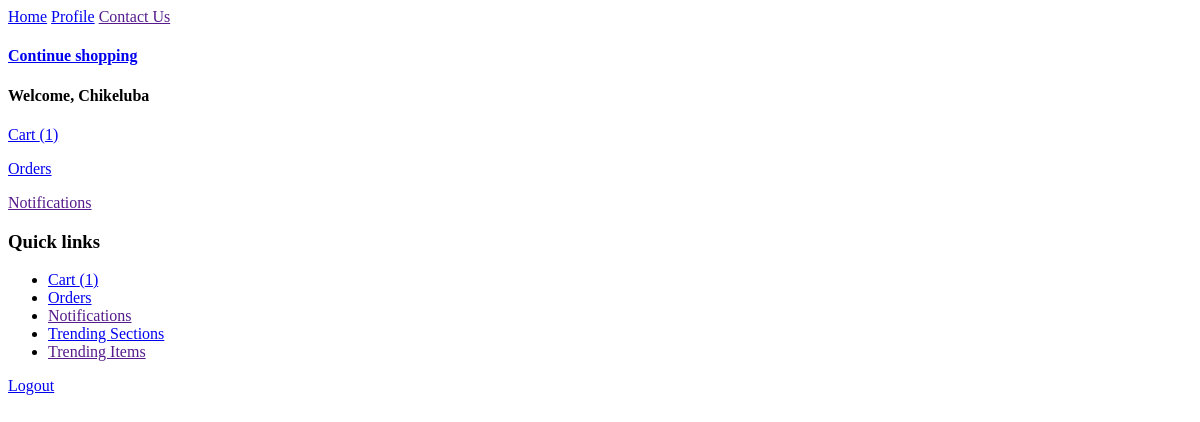
The page /profile/ (signed in) on the database as committed earlier.
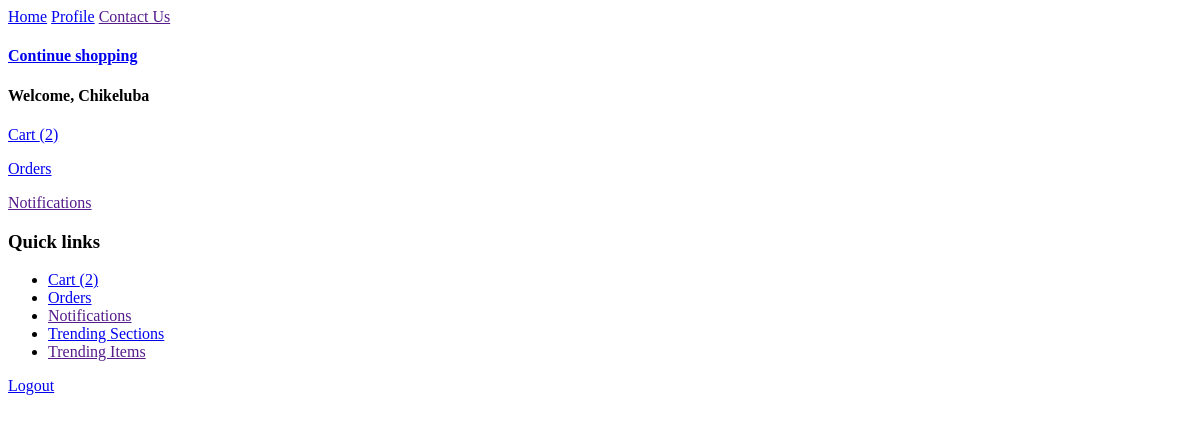
The same page on the database as committed later.
### login/models/usermodel.py (models this page shows, shortened)
class User(AbstractBaseUser):
    first_name = models.CharField(
        max_length = 40,
        default="first name",
    )
    last_name = models.CharField(
        max_length=40,
        default="last name",
    )
    email = models.EmailField(
        max_length=40,
        unique=True,
        verbose_name = "email address",
        default="useremail@mail.com",
    )
    date_of_birth = models.DateField(default=date.today)
    about_user = models.TextField(
        max_length=300,
        blank=True,
    )
    country_of_residence = models.CharField(
        max_length=100,
        blank=True,
        )
    state_of_residence = models.CharField(
        max_length=100,
        blank=True,
        )
    city_of_residence = models.CharField(
        max_length=100,
        blank=True,
        )
    street_address = models.TextField(
        max_length=300,
        blank=True,
        )
    is_active = models.BooleanField(default=True)
    is_admin = models.BooleanField(default=False)
    objects = UserManager()
    USERNAME_FIELD = "email"
    EMAIL_FIELD = "email"
    REQUIRED_FIELDS = [
        "date_of_birth",
        "first_name",
        "last_name",
        ]
    def __str__(self):
        if self.first_name:
            return self.first_name
        else:
            return self.email

### user_profile/models/cartmodel.py (models this page shows, shortened)
class Cart(models.Model):
    user = models.OneToOneField(
        User,
        on_delete=models.CASCADE,
    )
    items = models.ManyToManyField(
        Item,
    )
    carts = models.Manager()

### user_profile/views/profile_indexview.py (the view)
# urls.py: path("", views.IndexView.as_view(), name='index'),
class IndexView(View):
    def get(self, request):
        return render(request, 'user_profile/profile_indexview.html')

### user_profile/templates/user_profile/profile_indexview.html
{% extends 'base_profile_template.html' %}
{% block SECTION_CONTENT %}
<h4>
    <p>Welcome, {{user|title}}</p>
</h4>
<p>
    <a href="{% url 'profile:cart' %}">Cart
        {% if user.cart.items %}
        ({{user.cart.items.count}})
        {% else %}
        (0)
        {% endif %}
    </a>
</p>
<p>
    <a href="{% url 'profile:orders' %}">Orders</a>
</p>
<p>
    <a href="">Notifications</a>
</p>
{% endblock SECTION_CONTENT %}

### eShop/templates/baseview.html (shortened to what this page needs)
<!DOCTYPE html>
<html lang="en">
<head>
</head>
<body>
    <div class="topnav">
        {% block NAV_BAR %}
        <a class="active" href="{% url 'home' %}">Home</a>
        {% if user.pk != None %}
        <a href="{% url 'profile:index' %}">Profile</a>
        {% else %}
        <a href="{% url 'login:login' %}">Login</a>
        {% endif %}
        <a href="">Contact Us</a>
        {% endblock NAV_BAR %}
    </div>
    <div id="base_section_content">
        {% block BASE_SECTION_CONTENT %}{% endblock BASE_SECTION_CONTENT %}
    </div>
    <div id="sidebar">
        {% block SIDEBAR %}
        <h3>
            <b>Quick links</b>
        </h3>
            <ul>
                {% if user.pk != None %}
                <li>
                    <a href="{% url 'profile:cart' %}">Cart
                        {% if user.cart.items %}
                        ({{user.cart.items.count}})
                        {% else %}
                        (0)
                        {% endif %}
                    </a>
                </li>
                <li>
                    <a href="{% url 'profile:orders' %}">Orders</a>
                </li>
                <li>
                    <a href="">Notifications</a>
                </li>
                {% endif %}
                <li>
                    <a href="{% url 'store:trending' %}">Trending Sections</a>
                </li>
                <li>
                    <a href="">Trending Items</a>
                </li>
            </ul>
        {% endblock SIDEBAR %}
    </div>
    <div id="logout_area">
        {% block LOGOUT_AREA %}
        {% if user.pk != None %}
        <a href="{% url 'login:logout' %}">Logout</a>
        {% endif %}
        {% endblock LOGOUT_AREA %}
    </div>
</body>
</html>

Rows that differ between the two databases and show on the page:
changed User "Chikeluba": cart.items.count "1" → "2"
